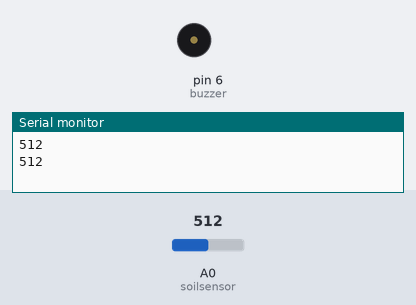
The sketch below on a simulated Arduino Uno, built with avr-gcc and run on an emulated ATmega328P. Shown: buzzer (waves = sounding), the last lines printed to the serial monitor. The inputs (shaded band) are chosen by the test bench; at power-on: A0 (soilsensor) = 512.

Above: at 2.8 s.
2.9 s: A0 (soilsensor) set to 493
At 5.9 s:
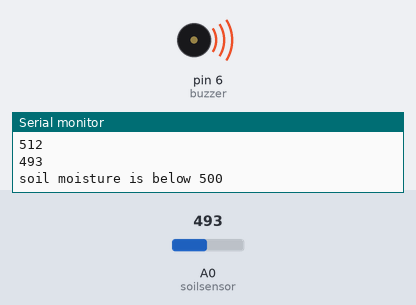
Timing chart, 0 to 7.4 s (numbered marks = the images above; inputs shaded):
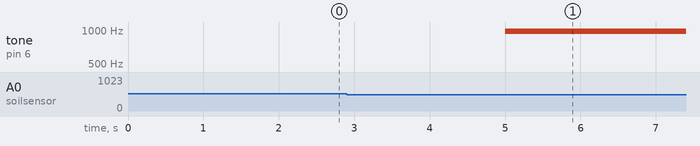

The sketch:

soil_sensor.ino
```cpp
int soilsensor=A0;
int buzzer=6;

void setup(){
  pinMode(soilsensor,INPUT);
  pinMode(buzzer,OUTPUT);
  Serial.begin(9600);
}

void loop(){
  int soilsensor_value=analogRead(soilsensor);
  Serial.println(soilsensor_value);
  delay(1000);
  if(soilsensor_value<500){
    Serial.println("soil moisture is below 500");
    analogWrite(buzzer,HIGH);
    delay(1000);
  }
  else{
    analogWrite(buzzer,LOW);
    delay(1000);
  }
}
```

Measured:
- the behaviour switches between 500 and 499 on A0 (soilsensor) (found by bisection; images 0 and 1)
- after the input at 2.9 s, tone on pin 6 (buzzer): silent → 977 Hz after 2.1 s
